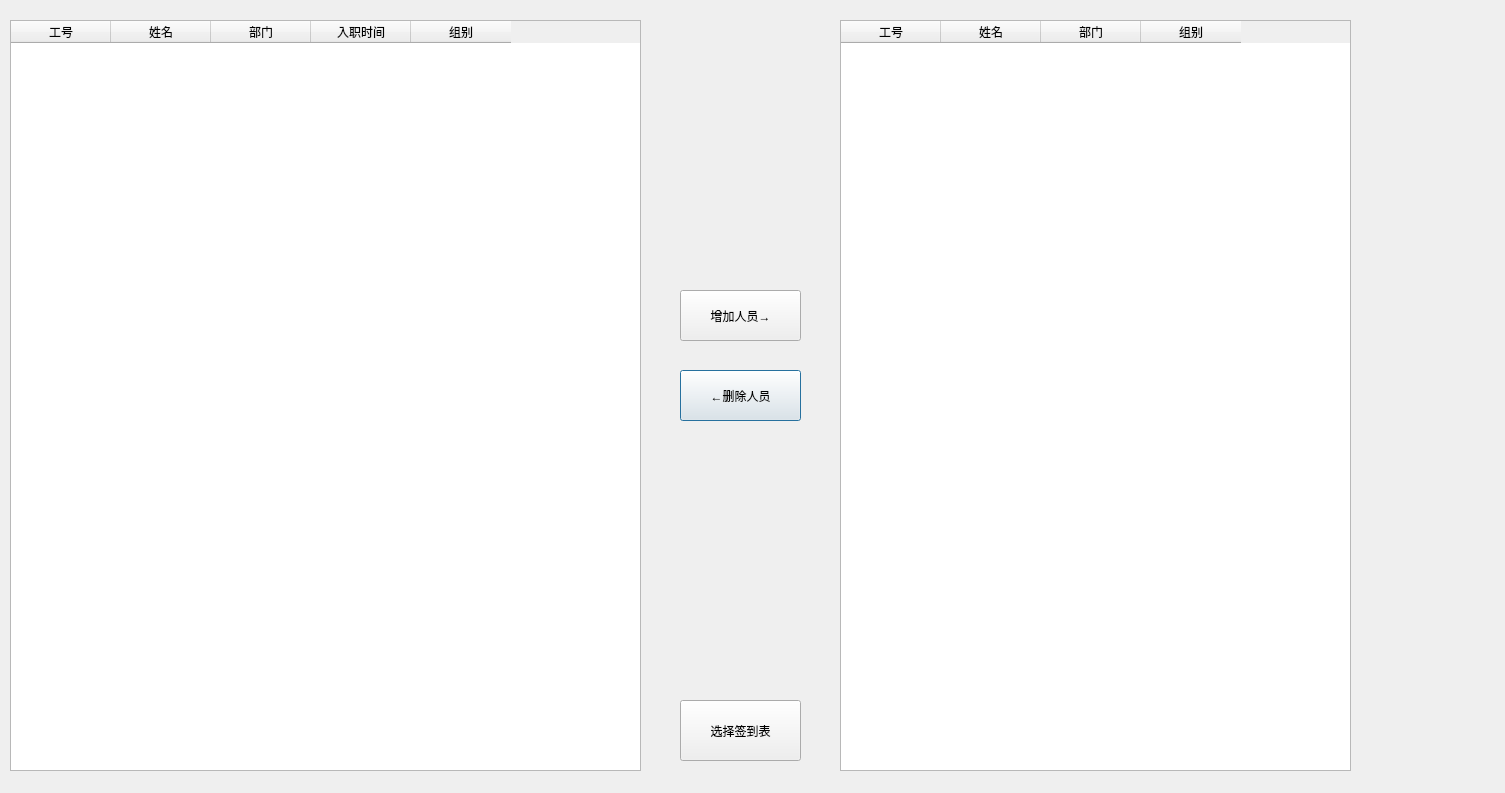
<?xml version="1.0" encoding="UTF-8"?>
<ui version="4.0">
 <class>Choosesheet</class>
 <widget class="QDialog" name="Choosesheet">
  <property name="geometry">
   <rect>
    <x>0</x>
    <y>0</y>
    <width>1505</width>
    <height>793</height>
   </rect>
  </property>
  <property name="windowTitle">
   <string>选择日常考勤表</string>
  </property>
  <widget class="QPushButton" name="DelpushButton">
   <property name="geometry">
    <rect>
     <x>680</x>
     <y>370</y>
     <width>121</width>
     <height>51</height>
    </rect>
   </property>
   <property name="text">
    <string>←删除人员</string>
   </property>
  </widget>
  <widget class="QTableWidget" name="AllStuTable">
   <property name="geometry">
    <rect>
     <x>10</x>
     <y>20</y>
     <width>631</width>
     <height>751</height>
    </rect>
   </property>
   <property name="selectionBehavior">
    <enum>QAbstractItemView::SelectRows</enum>
   </property>
   <property name="sortingEnabled">
    <bool>true</bool>
   </property>
   <attribute name="horizontalHeaderCascadingSectionResizes">
    <bool>false</bool>
   </attribute>
   <attribute name="horizontalHeaderStretchLastSection">
    <bool>false</bool>
   </attribute>
   <attribute name="verticalHeaderCascadingSectionResizes">
    <bool>true</bool>
   </attribute>
   <column>
    <property name="text">
     <string>工号</string>
    </property>
   </column>
   <column>
    <property name="text">
     <string>姓名</string>
    </property>
   </column>
   <column>
    <property name="text">
     <string>部门</string>
    </property>
   </column>
   <column>
    <property name="text">
     <string>入职时间</string>
    </property>
   </column>
   <column>
    <property name="text">
     <string>组别</string>
    </property>
   </column>
  </widget>
  <widget class="QTableWidget" name="AddStuTable">
   <property name="geometry">
    <rect>
     <x>840</x>
     <y>20</y>
     <width>511</width>
     <height>751</height>
    </rect>
   </property>
   <property name="selectionBehavior">
    <enum>QAbstractItemView::SelectRows</enum>
   </property>
   <property name="sortingEnabled">
    <bool>true</bool>
   </property>
   <attribute name="horizontalHeaderCascadingSectionResizes">
    <bool>false</bool>
   </attribute>
   <attribute name="horizontalHeaderStretchLastSection">
    <bool>false</bool>
   </attribute>
   <attribute name="verticalHeaderCascadingSectionResizes">
    <bool>true</bool>
   </attribute>
   <column>
    <property name="text">
     <string>工号</string>
    </property>
   </column>
   <column>
    <property name="text">
     <string>姓名</string>
    </property>
   </column>
   <column>
    <property name="text">
     <string>部门</string>
    </property>
   </column>
   <column>
    <property name="text">
     <string>组别</string>
    </property>
   </column>
  </widget>
  <widget class="QPushButton" name="AddpushButton">
   <property name="geometry">
    <rect>
     <x>680</x>
     <y>290</y>
     <width>121</width>
     <height>51</height>
    </rect>
   </property>
   <property name="text">
    <string>增加人员→</string>
   </property>
  </widget>
  <widget class="QPushButton" name="ChoosepushButton">
   <property name="geometry">
    <rect>
     <x>680</x>
     <y>700</y>
     <width>121</width>
     <height>61</height>
    </rect>
   </property>
   <property name="text">
    <string>选择签到表</string>
   </property>
  </widget>
 </widget>
 <resources/>
 <connections/>
</ui>
